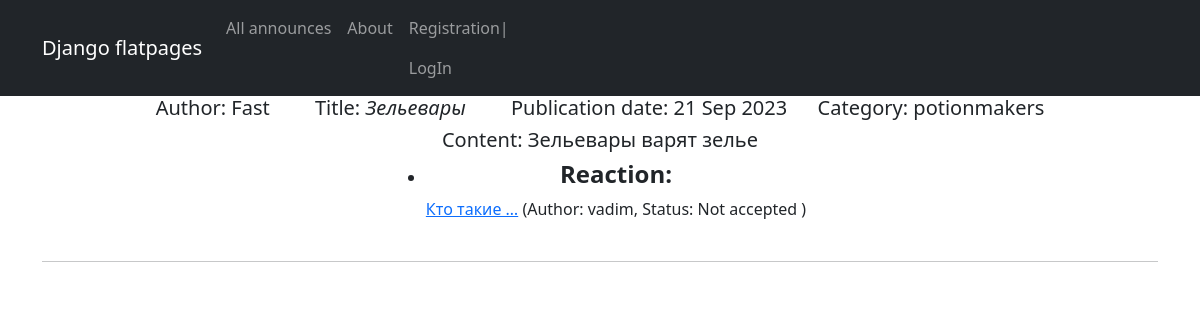
/announce/4/, run on an earlier commit of the app's database.
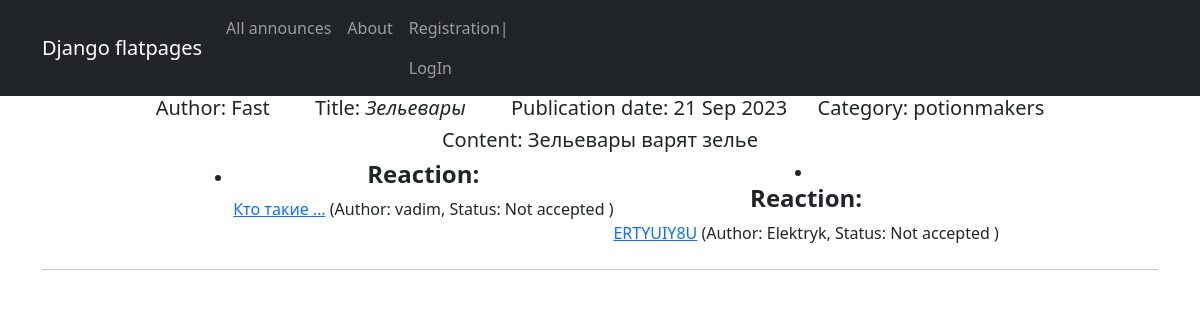
And on a later commit of the database.
### content/models.py (models this page shows, shortened)
class UserReaction(models.Model):
	author = models.ForeignKey(User, on_delete=models.CASCADE)
	text = models.TextField()
	announce = models.ForeignKey(Announce, on_delete=models.CASCADE, related_name='reactions')
	dateCreation = models.DateTimeField(auto_now_add=True)
	status = models.BooleanField(default=False)

### content/views.py (the view)
# urls.py: path('<int:pk>/', AnnounceDetail.as_view(), name='announce_detail'),
class AnnounceDetail(DetailView):
    model = Announce
    template_name = 'announce_id.html'
    context_object_name = 'Announce_id'
    def get_context_data(self, **kwargs):
        context = super().get_context_data(**kwargs)
        reacts = UserReaction.objects.filter(announce_id=self.kwargs['pk'])
        context['reacts'] = reacts
        return context

### templates/announce_id.html (shortened to what this page needs)
{% extends 'flatpages/default.html' %}
{% block content %}
{% if Announce_id %}
    <h5>
        Author: {{ Announce_id.author }}&emsp;&emsp;
        Title: <i>{{ Announce_id.title|truncatewords:2 }}</i>&emsp;&emsp;
        Publication date: {{ Announce_id.dateCreation|date:'d M Y' }} &emsp;
        Category: {{ Announce_id.category }}
    </h5>
    <h5>Content: {{ Announce_id.text|truncatewords:5 }}</h5>
    <div class="d-flex justify-content-md-center">
        {% if reacts %}
        <ul>
            {% for react in reacts %}
            <li>
                <h4><b>Reaction:</b></h4>
                <a href="{% url 'react_detail' pk=react.id %}">{{ react.text|truncatewords:2 }}</a>
                        (Author: {{react.author}}, Status:
                {% if react.status == False or react.status == None %}
                Not accepted
                {% else %}
                Accepted
                {% endif %})
            </li>
        </ul>
            {% endfor %}
        {% else %}
            <h4>No reactions found!</h4>
        {% endif %}
    </div>
    <hr class="my-4" />
{% else %}
    <h2>Publication not found!</h2>
{% endif %}
{% endblock content %}

What changed in the data, as far as the page shows it:
added UserReaction: text "ERTYUIY8U", author "Elektryk", status "Not accepted"
